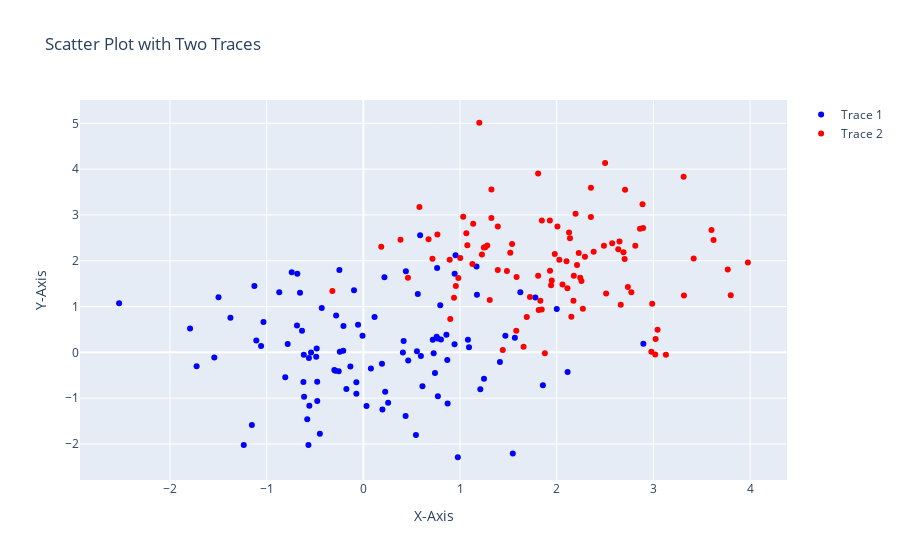

The notebook cell saved with this chart:
### Code cell
import plotly.graph_objs as go
import numpy as np

# generate some sample data for two traces
x1 = np.random.normal(0, 1, 100)
y1 = np.random.normal(0, 1, 100)
x2 = np.random.normal(2, 1, 100)
y2 = np.random.normal(2, 1, 100)

# create two scatter trace objects with different colors and names
trace1 = go.Scatter(x=x1, y=y1, mode='markers', name='Trace 1', marker=dict(color='blue'))
trace2 = go.Scatter(x=x2, y=y2, mode='markers', name='Trace 2', marker=dict(color='red'))

# create a figure with the two scatter trace objects
fig = go.FigureWidget(data=[trace1, trace2])
trace = None
selected_points = None
# define a function to handle the on_selection event
def handle_selection(trace, points, selector):
    # get the trace ID of the selected points
    selected_trace_id = points.trace_index[0]
    
    # get the index of the selected points in the selected trace
    selected_points_idx = points.point_inds
    
    # get the data of the selected points
    selected_points = trace[selected_points_idx]
    
    # remove the selected points from the selected trace
    trace[selected_points_idx] = None
    
    # add the selected points to the other trace
    other_trace_idx = 1 - selected_trace_id
    fig.data[other_trace_idx].add_trace(selected_points)
    
    # update the figure layout
    fig.layout = go.Layout(
        title='Scatter Plot with Selections',
        xaxis=dict(title='X-Axis'),
        yaxis=dict(title='Y-Axis')
    )

# attach the handle_selection function to the on_selection event of the figure widget
fig.data[0].on_selection(handle_selection)

# set the layout of the figure
fig.update_layout(title='Scatter Plot with Two Traces',
                  xaxis_title='X-Axis', yaxis_title='Y-Axis')


# display the figure
fig.show()
